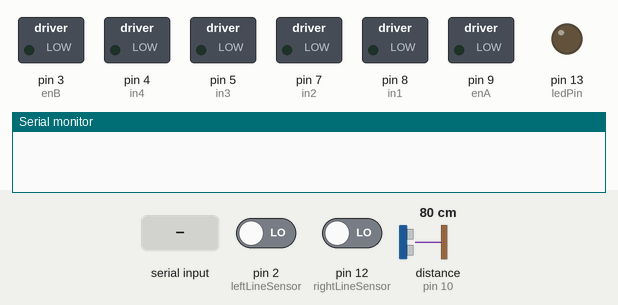
The sketch below on a simulated Arduino Uno, built with avr-gcc and run on an emulated ATmega328P. Parts: switched loads named in the sketch (green lamp = pin HIGH), output pins drawn as LEDs (lit = HIGH), the last lines printed to the serial monitor. The inputs (shaded band) are chosen by the test bench; at power-on: pin 2 (leftLineSensor) LOW, distance to the obstacle (sensor on pin 10) 80 cm, pin 12 (rightLineSensor) LOW. The echo pulse lasts 58.3 µs per cm; pins used as bus, display or sensor lines are not drawn.

Above: at 1.2 s.
1.3 s: "A" received over Serial
At 2.2 s:
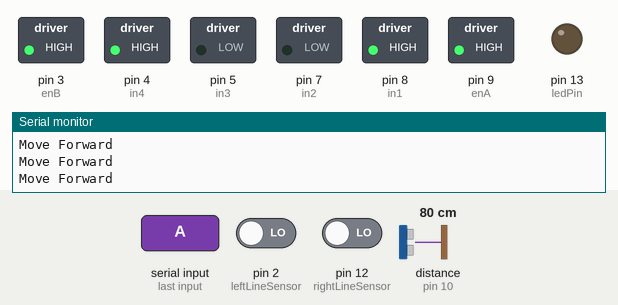
2.9 s: pin 2 (leftLineSensor) driven HIGH
At 3.9 s:
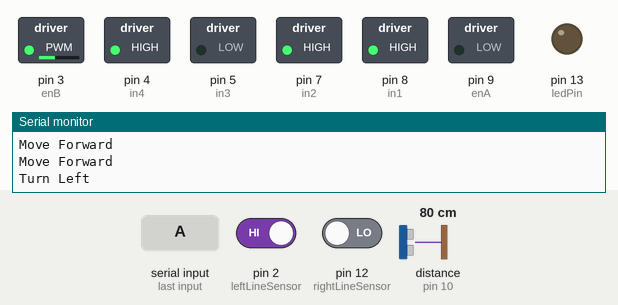
4.4 s: distance to the obstacle (sensor on pin 10) set to 23 cm
6.7 s: distance to the obstacle (sensor on pin 10) set to 18 cm
At 9.2 s:
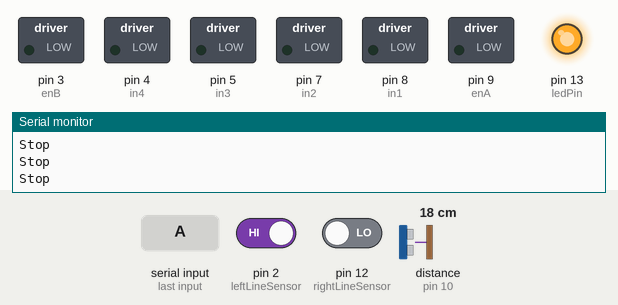
9.6 s: distance to the obstacle (sensor on pin 10) set to 35 cm
At 10.0 s:
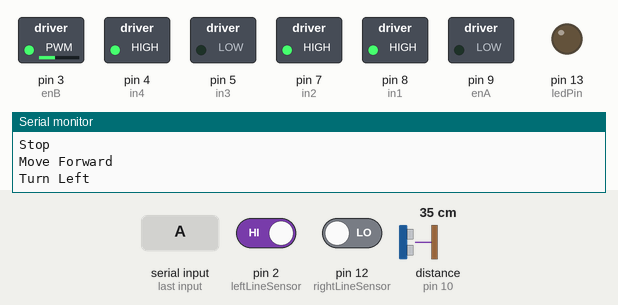
11.1 s: pin 2 (leftLineSensor) driven LOW
At 13.3 s:
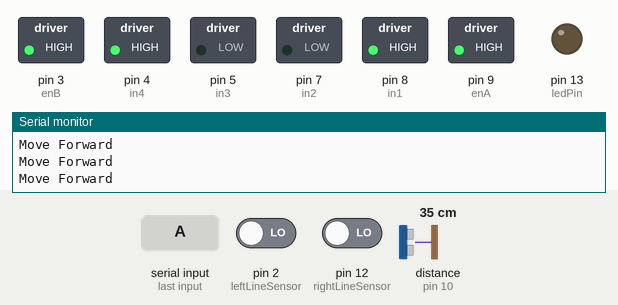
Timing chart, 0 to 14.7 s (numbered marks = the images above; inputs shaded):
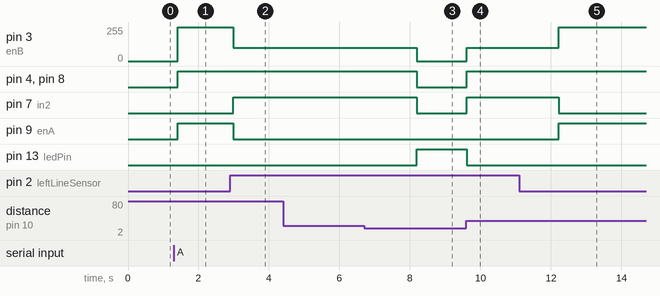

Measured:
- the behaviour switches between 21 and 20 cm on distance to the obstacle (sensor on pin 10) (found by bisection; images 2 and 3)
- after the input at 1.3 s, pin 3 (enB): 0/255 → 255/255 after 0.11 s; pin 4 (in4), pin 8 (in1), pin 9 (enA): LOW → HIGH after 0.11 s
- after the input at 2.9 s, pin 3 (enB): 255/255 → 100/255 after 0.09 s; pin 7 (in2): LOW → HIGH after 0.09 s; pin 9 (enA): HIGH → LOW after 0.09 s
- after the input at 6.7 s, pin 3 (enB): 100/255 → 0/255 after 1.5 s; pin 4 (in4), pin 7 (in2), pin 8 (in1): HIGH → LOW after 1.5 s; pin 13 (ledPin): LOW → HIGH after 1.5 s
- after the input at 9.6 s, pin 3 (enB): 0/255 → 100/255 at once; pin 4 (in4), pin 7 (in2), pin 8 (in1): LOW → HIGH at once; pin 13 (ledPin): HIGH → LOW at once
- after the input at 11.1 s, pin 3 (enB): 100/255 → 255/255 after 1.1 s; pin 7 (in2): HIGH → LOW after 1.1 s; pin 9 (enA): LOW → HIGH after 1.1 s

The sketch:

sketch_oct6a.ino
```cpp
//my car
char val;
int leftSensor;
int rightSensor;

const int trigPin = 11;
const int echoPin = 10;
const int leftLineSensor = 2;
const int rightLineSensor = 12;
const int enA = 9; // Motor speed control for motor 1
const int enB = 3; // Motor speed control for motor 2
const int in1 = 8;
const int in2 = 7;
const int in3 = 5;
const int in4 = 4;

// Define pin for the LED
const int ledPin = 13;

// Variables to store the duration and distance
long duration;
int distance;

// Mode flag: 0 = manual, 1 = auto
int mode = 0;

void setup() {
  // Initialize the serial communication
  Serial.begin(9600);

  // Set the trigPin as an OUTPUT
  pinMode(trigPin, OUTPUT);

  // Set the echoPin as an INPUT
  pinMode(echoPin, INPUT);

  // Set the ledPin as an OUTPUT
  pinMode(ledPin, OUTPUT);

  // Initialize motor driver pins
  pinMode(in1, OUTPUT);
  pinMode(in2, OUTPUT);
  pinMode(in3, OUTPUT);
  pinMode(in4, OUTPUT);
  pinMode(enA, OUTPUT);
  pinMode(enB, OUTPUT);

  pinMode(leftLineSensor, INPUT);
  pinMode(rightLineSensor, INPUT);
}

void loop() {

  leftSensor = digitalRead(leftLineSensor);
  rightSensor = digitalRead(rightLineSensor);

  // Read from Serial
  if (Serial.available()) {
    val = Serial.read();
    Serial.println(val);

    // Switch to auto mode if 'M' is received
    if (val == 'A' && mode != 1) {
      mode = 1;
      stopMotors();  // Stop motors when switching to auto mode
    }
    // Switch to manual mode if 'A' is received
    else if (val == 'M' && mode != 0) {
      mode = 0;
      stopMotors();  // Stop motors when switching to manual mode
    }
  }

  // Auto mode (Obstacle avoidance)
  if (mode == 1) {
    autoMode();
  }

  // Manual mode (Bluetooth control)
  else if (mode == 0) {
    manualMode();
  }

  delay(100);
}

// Auto mode: obstacle avoidance
void autoMode() {
    distance = getDistance();
  // Stop the motors if an obstacle is closer than 20 cm
  if (distance < 20) {
    stopMotors();
    digitalWrite(ledPin, HIGH);
  } else  {
    moveForward();
    digitalWrite(ledPin, LOW);

    if(leftSensor == 1){
       turnLeft();
       delay(2500);
    }else if(rightSensor == 1){
      turnRight();
       delay(2500);
    }
  }

}

// Function to measure distance using the HC-SR04 ultrasonic sensor
int getDistance() {
  // Clear the trigPin
  digitalWrite(trigPin, LOW);
  delayMicroseconds(2);


  digitalWrite(trigPin, HIGH);
  delayMicroseconds(10);
  digitalWrite(trigPin, LOW);


  duration = pulseIn(echoPin, HIGH);


  int distance = duration * 0.034 / 2;

  return distance;
}


// Manual mode: controlled  Bluetooth commands
void manualMode() {
  if (val == '1') {
    turnRight();
  } else if (val == '2') {
    stopMotors();
  } else if (val == '3') {
    moveForward();
  } else if (val == '4') {
    turnLeft();
  }else if(val == '5'){
    moveReverce();
  }
}


void moveForward() {
  Serial.println("Move Forward");
  digitalWrite(in1, HIGH);
  digitalWrite(in2, LOW);
  digitalWrite(in3, LOW);
  digitalWrite(in4, HIGH);
  analogWrite(enA, 255);
  analogWrite(enB, 255);
}

void moveReverce() {
  Serial.println("Move Reverce");
  digitalWrite(in1, LOW);
  digitalWrite(in2, HIGH);
  digitalWrite(in3, HIGH);
  digitalWrite(in4, LOW);
  analogWrite(enA, 100);
  analogWrite(enB, 100);
}

void stopMotors() {
  Serial.println("Stop");
  digitalWrite(in1, LOW);
  digitalWrite(in2, LOW);
  digitalWrite(in3, LOW);
  digitalWrite(in4, LOW);
  analogWrite(enA, 0);
  analogWrite(enB, 0);
}

void turnLeft() {
  Serial.println("Turn Left");
  digitalWrite(in1, HIGH);
  digitalWrite(in2, HIGH);
  digitalWrite(in3, LOW);
  digitalWrite(in4, HIGH);
  analogWrite(enA, 0);
  analogWrite(enB, 100);
}

void turnRight() {
  Serial.println("Turn Right");
  digitalWrite(in1, HIGH);
  digitalWrite(in2, LOW);
  digitalWrite(in3, LOW);
  digitalWrite(in4, HIGH);
  analogWrite(enA, 100);
  analogWrite(enB, 0);
}
```
